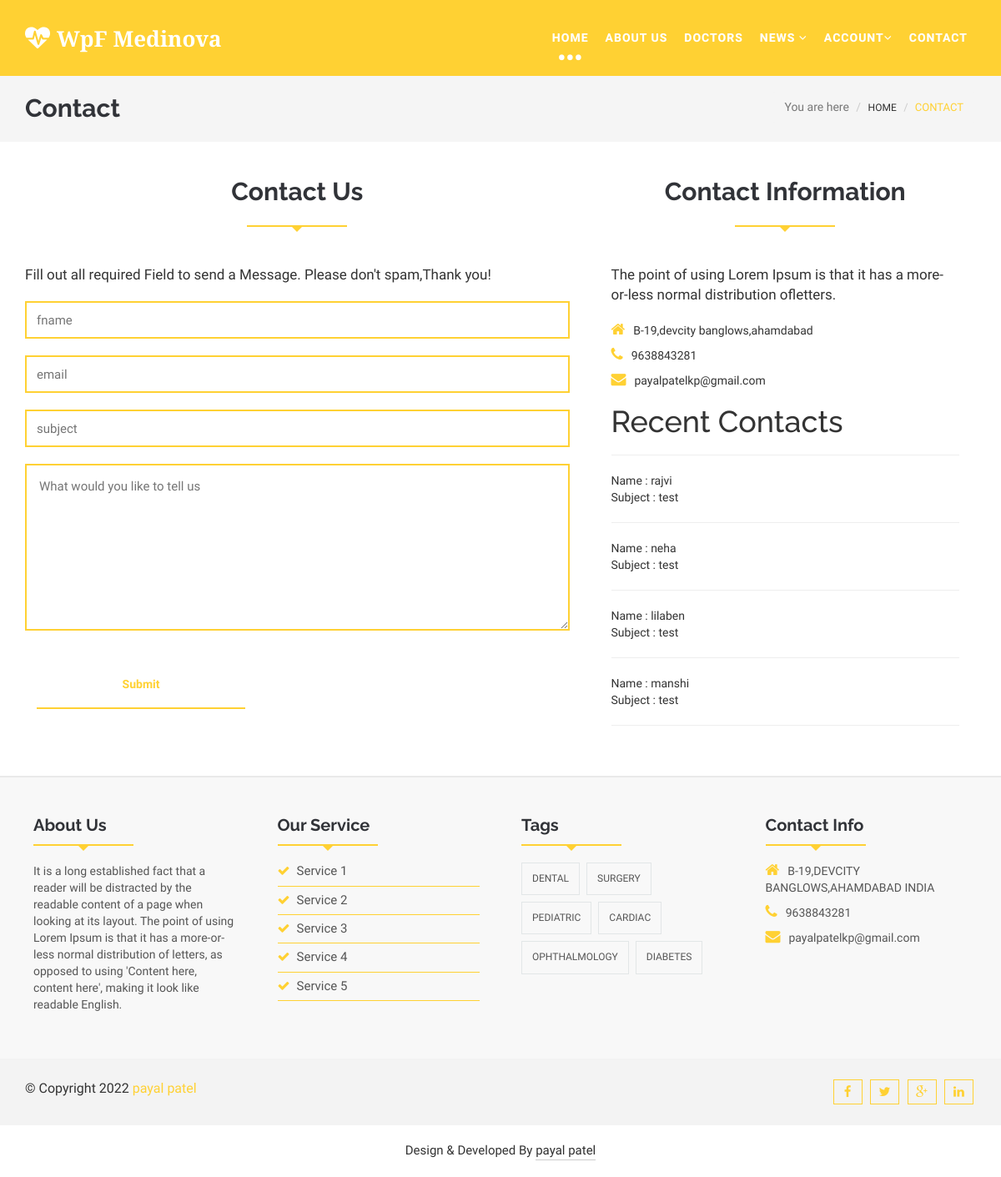
Page /contact/ on the committed database.
### myapp/models.py (models this page shows, shortened)
class Contact(models.Model):
	fname=models.CharField(max_length=100)
	email=models.CharField(max_length=100)
	subject=models.CharField(max_length=100)
	remark=models.CharField(max_length=100)

### myapp/views.py (the view)
# urls.py: path('contact/',views.contact,name='contact'),
def contact(request):
	if request.method=="POST":
		Contact.objects.create(
				fname=request.POST['fname'],
				email=request.POST['email'],
				subject=request.POST['subject'],
				remark=request.POST['remark']
			)
		msg="Contact saved successfully"
		contacts=Contact.objects.all().order_by("-id")[:4]
		return render(request,'contact.html',{'msg':msg,'contacts':contacts})
	else:
		contacts=Contact.objects.all().order_by("-id")[:4]
		return render(request,'contact.html',{'contacts':contacts})

### myapp/templates/contact.html (shortened to what this page needs)
{% extends 'header.html' %}
{% block content %}
{% load static %}
<!DOCTYPE html>
<html lang="en">
<section id="blogArchive">
  <div class="row">
    <div class="col-lg-12 col-md-12">
      <div class="blog-breadcrumbs-area">
        <div class="container">
          <div class="blog-breadcrumbs-left">
            <h2>Contact</h2>
          </div>
          <div class="blog-breadcrumbs-right">
            <ol class="breadcrumb">
              <li>You are here</li>
              <li><a href="#">Home</a></li>
              <li class="active"><a href="contact.html"></a>Contact</li>
            </ol>
          </div>
        </div>
      </div>
    </div>
  </div>
</section>
<section id="contact">
  <div class="container">
    <div class="row">
      <div class="col-lg-7 col-md-7 col-sm-6">
        <div class="contact-form">
          <div class="section-heading">
            <h2>Contact Us</h2>
            <div class="line"></div>
          </div>
          <p>Fill out all required Field to send a Message. Please don't spam,Thank you!
            <form class="submitphoto_form" action="{% url 'contact' %}" method="POST">
              <input type="text" class="wp-form-control wpcf7-text" name="fname" placeholder="fname">
              <input type="mail" class="wp-form-control wpcf7-email" name="email" placeholder="email ">
              <input type="text" class="wp-form-control wpcf7-text" name="subject" placeholder="subject">
              <textarea class="wp-form-control wpcf7-textarea" cols="30" rows="10" name="remark" placeholder="What would you like to tell us"></textarea>
              <button class="wpcf7-submit button--itzel" name="submit"  type="submit"><span>Submit</span></button>
            </form>
          </div>
        </div>
        <div class="col-lg-5 col-md-5 col-sm-6">
          <div class="contact-address">
            <div class="section-heading">
              <h2>Contact Information</h2>
              <div class="line"></div>
            </div>
            <p>The point of using Lorem Ipsum is that it has a more-or-less normal distribution ofletters.
            </p>
            <address class="contact-info">
              <p><span class="fa fa-home"></span>B-19,devcity banglows,ahamdabad</p>
              <p><span class="fa fa-phone"></span>9638843281</p>
              <p><span class="fa fa-envelope"></span>payalpatelkp@gmail.com</p>
            </address>
            <h1>Recent Contacts</h1>
            <hr>
            {% for i in contacts %}
            Name : {{i.fname}}<br>
            Subject : {{i.subject}}<br>
            <hr>
            {% endfor %}
          </div>
        </div>
      </div>
    </div>
  </section>
</body>
</html>
{% endblock%}

### myapp/static/css/themes/default-theme.css (style rules this page uses)
.scrollToTop:hover, .scrollToTop:focus,.readmore_area a::before,.sl-slider h2> strong,.sl-slider p> strong, .single-top-feature .readmore_area a span,.service-icon-effect,.service-icon .service-icon-effect:hover,.single-service>h3 a:hover,.single-service>h3 a:focus, .whyChoose-right .media-heading,.whyChoose-right .media:hover .media-icon,.doctors-nav figcaption h2, .testimonial-cotent > p span,.testimonial-nav .slick-dots li.slick-active button::before,.blog-comments-box li > h2,.blog-comments-box li span, .blog-author > ul > li a:hover,.footer-service li > a:hover,.footer-service li > a span,.contact-info > p span,.footer-copyright>p>a, .blog-breadcrumbs-right .breadcrumb > li a:hover,.blog-breadcrumbs-right .breadcrumb > .active,.blog-details blockquote::before,.blog-details blockquote::after, .sidebar-widget p>a,.sidebar-widget>ul li>a:hover,.postnav-left:hover .navg-title,.postnav-right:hover .navg-title,.author-name:hover, .similar-post .media-body a:hover,.similar-post > h2,.nav-tabs > li.active > a, .nav-tabs > li.active > a:focus, .nav-tabs > li.active > a:hover, .button--itzel .button__icon,.button--itzel > span,#myModal .modal-title, .form-submit input:hover,.error-page-area h1,.error-page-area h3 { color: #ffd133; }
.line { border-bottom: 2px solid #ffd133; background: none repeat scroll 0 0 transparent; height: 1px; margin: 0 auto 45px; padding: 5px; position: relative; width: 120px; }
.line::after, .line::before { border: medium solid transparent; content: " "; height: 0; left: 50%; pointer-events: none; position: absolute; top: 100%; width: 0; }
.line::before { border-width: 9px; margin-left: -6px; }
.line::after { border-top-color: #ffd133; border-width: 8px; margin-left: -8px; }
.testimonial-nav .slick-dots li,.blog-content .readmore_area a,.wp-form-control, .button--itzel::before,.error-page-area .readmore_area a { border: 2px solid #ffd133; }

### rows in the picture
Contact: fname "rajvi", subject "test"
Contact: fname "neha", subject "test"
Contact: fname "lilaben", subject "test"
Contact: fname "manshi", subject "test"
